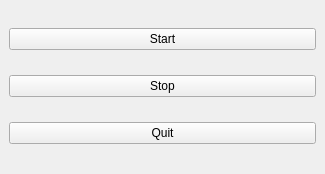
<?xml version="1.0" encoding="UTF-8"?>
<ui version="4.0">
 <class>MainWindow</class>
 <widget class="QMainWindow" name="MainWindow">
  <property name="geometry">
   <rect>
    <x>0</x>
    <y>0</y>
    <width>325</width>
    <height>174</height>
   </rect>
  </property>
  <property name="windowTitle">
   <string>MainWindow</string>
  </property>
  <widget class="QWidget" name="centralwidget">
   <layout class="QVBoxLayout" name="verticalLayout">
    <item>
     <widget class="QPushButton" name="btnStart">
      <property name="text">
       <string>Start</string>
      </property>
     </widget>
    </item>
    <item>
     <widget class="QPushButton" name="btnStop">
      <property name="text">
       <string>Stop</string>
      </property>
     </widget>
    </item>
    <item>
     <widget class="QPushButton" name="btnQuit">
      <property name="text">
       <string>Quit</string>
      </property>
     </widget>
    </item>
   </layout>
  </widget>
 </widget>
 <resources/>
 <connections/>
</ui>
